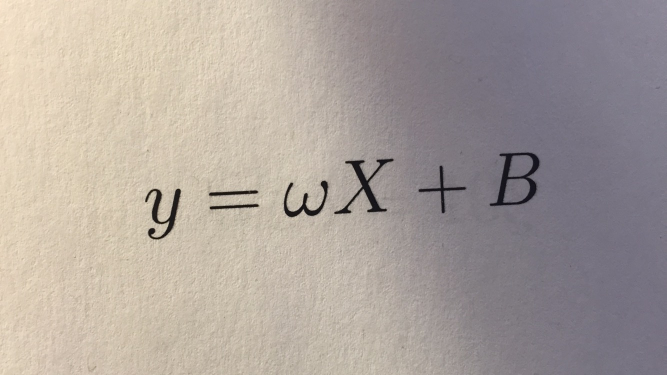
//> input picture equation-samples/eq1_hr.jpg, 1333 x 750 px (shown at 1/2 size)
$ ./main ../equation-samples/eq1_hr.jpg out.png   (built with g++ and OpenCV 4)
//> lines starting //> are read from the running program, lines starting //| are printed output that depends on the picture; after the words box and inside, x2 and y2 are one past the last pixel; in counts of white or black regions, pixels touching at a corner belong together
### src/utils.hpp
#ifndef UTILS_H
#define UTILS_H

#include <opencv2/imgproc/imgproc.hpp>
#include <vector>
using namespace std;
using namespace cv;

struct sparse_entry{
    int i, j;
};

typedef vector<vector<sparse_entry>> sparse_image;

sparse_image to_sparse(Mat &labels, int nLabels);

#endif

### src/recognize.hpp
#ifndef RECOGNIZE_HPP
#define RECOGNIZE_HPP

#include <opencv2/core.hpp>
#include <opencv2/imgproc.hpp>
#include <opencv2/objdetect.hpp>
#include <opencv2/highgui.hpp>
#include <dirent.h>
#include <fstream>

using namespace cv;
using namespace std;

struct datamap{
    vector<Mat> features;
    vector<string> labels;

    datamap(vector <Mat> f, vector<string> l): features(f), labels(l){}
    int size(){ return features.size(); }


};


int nearest_neighbour(vector<Mat> data, Mat query);
Mat hu_moments(Mat img);
datamap read_data(string name);
string recognize(Mat img);
#endif

### src/component.hpp
#ifndef _COMPONENT_HPP
#define _COMPONENT_HPP

#include <opencv2/imgproc/imgproc.hpp>
#include <iostream>
using namespace cv;
using namespace std;

struct component{
    Mat image;
    Rect bounding_box;
    Point2f centroid;
    string label;

    component(Rect bounding_box, Point2f centroid):
        bounding_box(bounding_box), centroid(centroid){
            Size s = Size(bounding_box.width, bounding_box.height);
            //Size s = Size(bounding_box.height, bounding_box.width);
            image = Mat::zeros(s, CV_8UC1);
    }

    void set(int i, int j, int val){
        /*
        if ( !(bounding_box.x ==0 and bounding_box.y == 0))
            cout<<i<<","<<j<<"->"<<i-bounding_box.x<<","<<j-bounding_box.y<<endl;
            */
        i -= bounding_box.y;
        j -= bounding_box.x;
        image.at<unsigned char>(i, j) = val;
    }

    ~component(){
    }
};

#endif

### src/imgproc.hpp
#ifndef IMGPROC_H
#define IMGPROC_H

#include <opencv2/highgui/highgui.hpp>
#include <opencv2/imgproc/imgproc.hpp>
#include "component.hpp"
using namespace cv;
using namespace std;


enum lighting_type {
    UNIFORM_LIGHTING,
    NON_UNIFORM_LIGHTING
};


void binarize(Mat &img);
void skew_correct(Mat &img);
vector<component> segment(Mat &img);

#endif

### src/imgproc.cpp
#include "imgproc.hpp"
#include "utils.hpp"
#include <vector>
#include<iostream>
#include <cstdio>
#include <cstdlib>
#include "component.hpp"

vector<Rect> recursive_rect_resolve(Mat edgemap){
    int nLabels, prev_nLabels;
    Mat labels(edgemap.size(), CV_32S), stats, centroids;
    nLabels = connectedComponentsWithStats(edgemap, labels, stats, centroids);
    cout<<"found labels: "<<nLabels<<endl;
    do{
        prev_nLabels = nLabels;
        for(int i=1; i<nLabels; i++){
            int x, y, w, h;
            x = stats.at<int>(i, CC_STAT_LEFT);
            y = stats.at<int>(i, CC_STAT_TOP);
            w = stats.at<int>(i, CC_STAT_WIDTH);
            h= stats.at<int>(i, CC_STAT_HEIGHT);

            Rect roi = Rect(x, y, w, h);
            edgemap(roi) = Scalar(255);
        }
        nLabels = connectedComponentsWithStats(edgemap, labels, stats, centroids);
    }while(nLabels < prev_nLabels);

    vector<Rect> result;
    for(int i=1; i<nLabels; i++){
        int x, y, w, h;
        x = stats.at<int>(i, CC_STAT_LEFT);
        y = stats.at<int>(i, CC_STAT_TOP);
        w = stats.at<int>(i, CC_STAT_WIDTH);
        h= stats.at<int>(i, CC_STAT_HEIGHT);

        Rect roi = Rect(x, y, w, h);
        result.push_back(roi);

    }
    return result;
}

void rotateImage(Mat &src, double rho, double theta){
    auto y = [&](double x){
        return (rho - x*cos(theta))/sin(theta);
    };

    Point a,  b;
    a = Point(0, y(0));
    b = Point(src.cols, y(src.cols));
    clipLine(src.size(), a, b);
    Point center = (a + b)/2;
    //center = Point(0, 0);
    //center = Point(src.cols/2, src.rows/2);
    Mat R = getRotationMatrix2D(center, -(CV_PI/2.0-theta)*(180.0/CV_PI), 1);
    warpAffine(src, src, R, src.size(),
            INTER_LINEAR, BORDER_CONSTANT, Scalar(255, 255, 255));
}

Point2f rotation_params(Mat &img, double dr, double dt){
    /* Using equation x*cos(t) + y*sin(t) = r */
    auto norm = [](double x, double y){
        return sqrt(x*x + y*y);
    };

    double r_max = norm(img.cols, img.rows);

    vector<Point2i> foreground;
    for(int x=0; x<img.cols; x++){
        for(int y=0; y<img.rows; y++){
            if(img.at<unsigned char>(y, x)!=0){
                foreground.push_back(Point2i(x, y));
            }
        }
    }

    Mat result;
    cvtColor(img, result, CV_GRAY2BGR);

    int r_max_i = (int)((r_max/dr)+1);
    int t_max_i = (int)((CV_PI/dt)+1);

    Size rt_size = Size(t_max_i, r_max_i);
    Mat count(rt_size, CV_32S);
    count = Scalar::all(0);
    for(int i=0; i<r_max_i; i++){
        for(int j=0; j<t_max_i; j++){
            assert(count.at<int>(i, j) == 0);
        }
    }
    for(double t=0; t < CV_PI; t += dt){
        for(auto p: foreground){
            int x, y;
            x = p.x, y = p.y;
            //cout<<"In (x,y,t): "<<x<<","<<y<<","<<","<<t<<endl;
            auto r = [=](double x, double y, double t){
                return (int)(x*cos(t) + y*sin(t));
            };

            int ri = (int)(r(x, y, t)/dr), ti = (int)(t/dt);

            if(ri > 0 and ri < (int)(r_max+1) and ti < 180){
                count.at<int>(ri, ti) += 1;
                int val = count.at<int>(ri, ti);
                if ( val > 100000){
                    cout<<ri<<","<<ti<<":";
                    cout<<val<<endl;
                }
            }

            else{
                //cout<<"What the fuck! - ";
                //cout<<ri<<","<<ti<<endl;
            }
        }
    }
    typedef pair<int, pair<int, int>> drt_struct;
    vector<drt_struct> S;
    for(double t=0; t < CV_PI; t += dt){
        for(double r=0; r < r_max; r += dr){
            int ti, ri;
            ti = (int)(t/dt), ri = (int)(r/dr);

            int val = count.at<int>(ri, ti);
            if ( val > 1){
                auto drt = make_pair(val, make_pair(ri, ti));
                S.push_back(drt);
            }
        }
    }

    sort(S.rbegin(), S.rend());
    int mSize = min((int)S.size(), 20);
    S.resize(mSize);


    /* Divide into bins of 10 degrees */
    vector<int> bin(180/10, 0);
    int max_bin = 0;
    for(auto e: S){
        int b = (int)(e.second.second/10);
        bin[b] += 1;
        if ( bin[b] > bin[max_bin])
            max_bin = b;
    }

    double sum_theta = 0;
    double sum_rho = 0;
    int ntheta = 0;
    for(auto e: S){
        int b = (int)(e.second.second/10);
        if ( b == max_bin){
            sum_theta += e.second.second;
            sum_rho += e.second.first;
            ntheta += 1;
        }
    }

    double mean_theta = sum_theta*dt/(double)(ntheta);
    double mean_rho = sum_rho*dr/(double)(ntheta);
    //drawLine(result, mean_rho, mean_theta, Scalar(0, 0, 255));
    rotateImage(img, mean_rho, mean_theta);
    /*
    imshow("output", result);
    waitKey(0);
    */
    return Point2f(mean_rho, mean_theta);


}

void binarize(Mat &src){
    /*
     * Binarizes an image according to lighting provided.
     * Does operations in place, modifies the img matrix passed.
     */

    Mat img;
    src.copyTo(img);
    cvtColor(img, img, CV_BGR2GRAY);
    Mat edgemap;
    img.copyTo(edgemap);
    GaussianBlur(edgemap, edgemap, Size(3, 3), 1, 1);
    Canny(edgemap, edgemap, 30, 120, 3);
    Mat result(img.size(), img.type());
    Mat bboxes(edgemap.size(), CV_8UC3);
    cvtColor(edgemap, bboxes, CV_GRAY2BGR);

    result.setTo(255);

    vector<Rect> boundaries;
    boundaries = recursive_rect_resolve(edgemap);

    for(auto roi: boundaries){
        rectangle(bboxes, roi, Scalar(0, 0, 255), 3, 8);
        Mat subimg = img(roi);
        Scalar mean, std_dev;
        meanStdDev(subimg, mean, std_dev);
        if (std_dev[0] > 25 ){
            threshold(subimg, subimg, 127, 255, CV_THRESH_OTSU);
        }
        else{
            subimg = Scalar(255);
        }
        subimg.copyTo(result(roi));
    }
    /*

    imshow("output", bboxes);
    waitKey(0);
    */
    result.copyTo(img);
    img.copyTo(src);
}

void skew_correct(Mat &img){
    Mat edgemap;
    img.copyTo(edgemap);
    //cvtColor(edgemap, edgemap, CV_BGR2GRAY);
    GaussianBlur(edgemap, edgemap, Size(3, 3), 1, 1);
    Canny(edgemap, edgemap, 100, 2*100, 3);
    Point2f rt = rotation_params(edgemap, 1, CV_PI/180.0);
    rotateImage(img, rt.x, rt.y);
    threshold(img, img, 127, 255, CV_THRESH_OTSU);
}

vector<component> segment(Mat &img){
    /*
     * Expects a binary image. Only 0/255.
     * To be done post skew correction.
     * Segments out symbols, hopefully.
     */

    /* Invert the image. OpenCV CCA assumes black background. */
    img = 255 - img;

    Mat labels(img.size(), CV_32S), stats, centroids;
    int nLabels;
    nLabels = connectedComponentsWithStats(img, labels,
            stats, centroids);


    srand(time(NULL));
    vector<Vec3b> colors;
    for(int i=0; i<nLabels; i++){
        Vec3b v = Vec3b(rand()%255, rand()%255, rand()%255);
        colors.push_back(v);
    }

    Mat labelled(img.size(), CV_8UC3);

    vector<component> components;
    for(int i=1; i<nLabels; i++){
        int x, y, w, h, xc, yc;

        x = stats.at<int>(i, CC_STAT_LEFT);
        y = stats.at<int>(i, CC_STAT_TOP);
        w = stats.at<int>(i, CC_STAT_WIDTH);
        h = stats.at<int>(i, CC_STAT_HEIGHT);

        Rect bounding_box = Rect(x, y, w, h);

        xc = centroids.at<int>(i, 0);
        yc = centroids.at<int>(i, 1);

        Point2f centroid = Point2f(xc, yc);
        component c = component(bounding_box, centroid);
        components.push_back(c);

    }
    for(int i=0; i<img.rows; i++){
        for(int j=0; j<img.cols; j++){
            int label = labels.at<int>(i, j);
            if(label){
                labelled.at<Vec3b>(i, j) = colors[label];
                components[label-1].set(i, j, img.at<unsigned char>(i, j));
            }
        }
    }

    return components;
}

### src/main.cpp
#include <opencv2/highgui/highgui.hpp>
#include <opencv2/imgproc/imgproc.hpp>
#include "imgproc.hpp"

#include <iostream>
#include <cstdio>
#include <string>
#include "component.hpp"
#include "recognize.hpp"

using namespace std;
using namespace cv;

/*
 * Usage: <executable name> <input file> <output_file>
 * Input file should be any standard image file readable using opencv
 * imread, and outfile should be a .tex file containing just the
 * equation.
 */

string process(Mat &img){
    string result;
    vector<component> components;

    binarize(img);
    //cvtColor(img, img, CV_BGR2GRAY);
    //threshold(img, img, 127, 255, CV_THRESH_OTSU);
    skew_correct(img);
    components = segment(img);

    recognizer R("labels.txt");

    for(auto &c : components){
        cout<<c.image.size()<<endl;
        c.label = R.recognize(255-c.image);
        cout<<"Label: "<<c.label<<endl;
        imshow("output", 255-c.image);
        waitKey(0);
    }

    //result = assemble(components);
    return result;
}

int main(int argc, char *argv[]){
    if (argc < 3){
        fprintf(stderr, "Usage: %s <input_image> <output_file>\n",
                    argv[0]);
        return -1;
    }

    char *input_image_file, *output_tex_file;
    input_image_file = argv[1];
    output_tex_file = argv[2];

    // Read Image
    Mat img;
    img = imread(input_image_file, CV_LOAD_IMAGE_COLOR);
//> img is the input picture: 750 rows x 1333 cols, CV_8UC3; mean B, G, R 155.9, 161.7, 171.3

    if (!img.data){
        fprintf(stderr, "Error opening image file.\n");
        fprintf(stderr, "Usage: %s <input_image> <output_file>\n",
                    argv[0]);
        return -1;

    }

    namedWindow("output", CV_WINDOW_NORMAL);

    string equation_tex = process(img);
//> in recursive_rect_resolve, `nLabels = connectedComponentsWithStats(edgemap, labels, stats, centroi..`: nLabels = 134; stats = 134 rows, first 6: [0, 0, 1333, 750, 989730], [578, 20, 9, 16, 48], [354, 40, 24, 16, 75], [503, 72, 13, 23, 40], [403, 86, 4, 3, 10], [119, 99, 7, 15, 35]; centroids = 134 pairs, first value 45.27 to 1040.5, second value 28.21 to 745.3
//| found labels: 134
//> the loop in recursive_rect_resolve, `do` made 4 passes
//> (prev_nLabels, nLabels) on passes 1 to 4: (134, 103), (103, 98), (98, 97), (97, 97)
//> pass 1, in recursive_rect_resolve, `nLabels = connectedComponentsWithStats(edgemap, labels, stats, centroi..`:
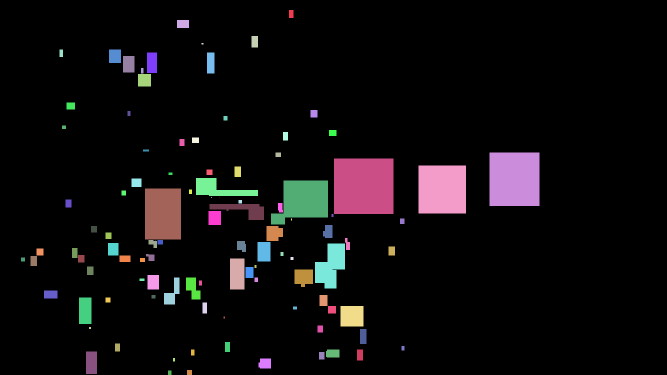
//> labels: 750 rows x 1333 cols, CV_32SC1 (shown at 1/2 size); 103 distinct labels, from 0 to 102; one colour per label, 0 black
//> after the loop in recursive_rect_resolve, `do`:
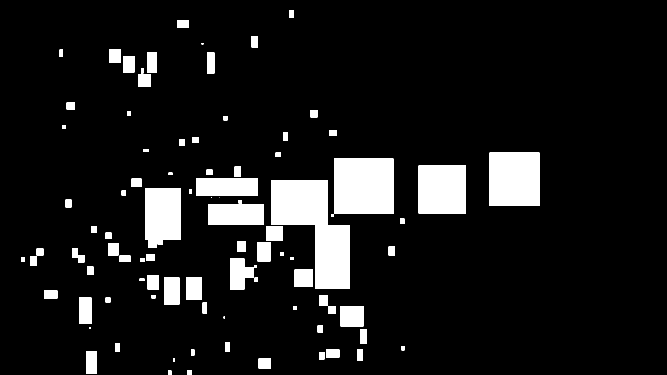
//> edgemap: 750 rows x 1333 cols, CV_8UC1 (shown at 1/2 size); 9.7% white; 96 white regions (5 under 20 px), largest, box (x1, y1, x2, y2) and area: (668, 317, 787, 428) 13209, (979, 305, 1079, 412) 10700, (542, 361, 656, 449) 10032
//> after the loop in recursive_rect_resolve, `do`:
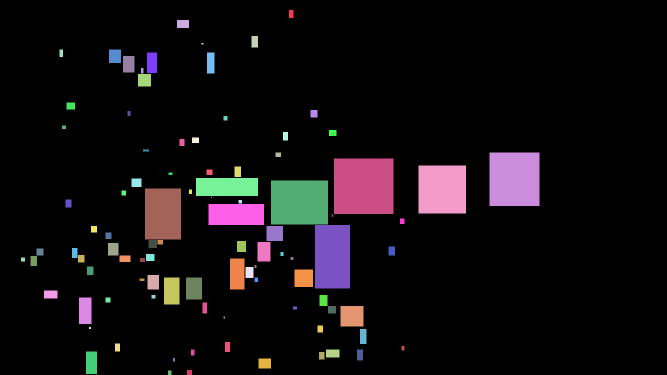
//> labels: 750 rows x 1333 cols, CV_32SC1 (shown at 1/2 size); 97 distinct labels, from 0 to 96; one colour per label, 0 black
//> the loop in recursive_rect_resolve, `for(int i=1; i<nLabels; i++)` made 96 passes
//> (x, y, w, h) on passes 1 to 8: (578, 20, 9, 16), (354, 40, 24, 16), (503, 72, 13, 23), (403, 86, 4, 3), (119, 99, 7, 15), (218, 99, 24, 27), (294, 105, 20, 41), (414, 105, 15, 42)
//> after the loop in recursive_rect_resolve, `for(int i=1; i<nLabels; i++)`: result = 96 Rects (x, y, width, height), first 8: [578, 20, 9, 16], [354, 40, 24, 16], [503, 72, 13, 23], [403, 86, 4, 3], [119, 99, 7, 15], [218, 99, 24, 27], [294, 105, 20, 41], [414, 105, 15, 42]
//> in binarize, `boundaries = recursive_rect_resolve(edgemap);`: boundaries has the same summary as result in recursive_rect_resolve
//> the loop in binarize, `for(auto roi: boundaries)` made 96 passes
//> (roi, mean, std_dev) on passes 1 to 8: (Rect(578, 20, 9, 16), Scalar(184.2), Scalar(9.51)), (Rect(354, 40, 24, 16), Scalar(205), Scalar(7.49)), (Rect(503, 72, 13, 23), Scalar(203.6), Scalar(8.34)), (Rect(403, 86, 4, 3), Scalar(188.3), Scalar(13.37)), (Rect(119, 99, 7, 15), Scalar(212.8), Scalar(9.05)), (Rect(218, 99, 24, 27), Scalar(212.3), Scalar(8.44)), (Rect(294, 105, 20, 41), Scalar(208.3), Scalar(8.4)), (Rect(414, 105, 15, 42), Scalar(206.7), Scalar(7.9))
//> after the loop in binarize, `for(auto roi: boundaries)`:
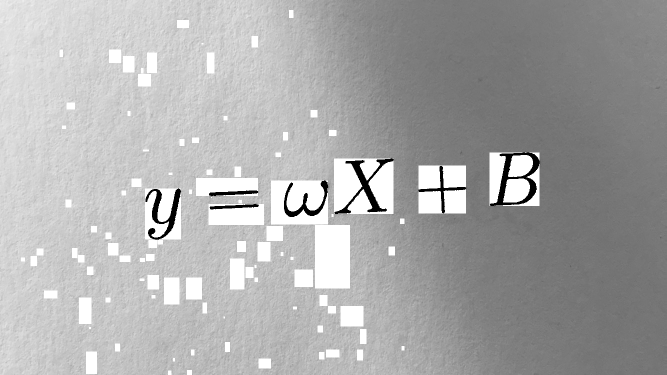
//> img: 750 rows x 1333 cols, CV_8UC1 (shown at 1/2 size); min 0, max 255, mean 170.5
//> after the loop in binarize, `for(auto roi: boundaries)`:
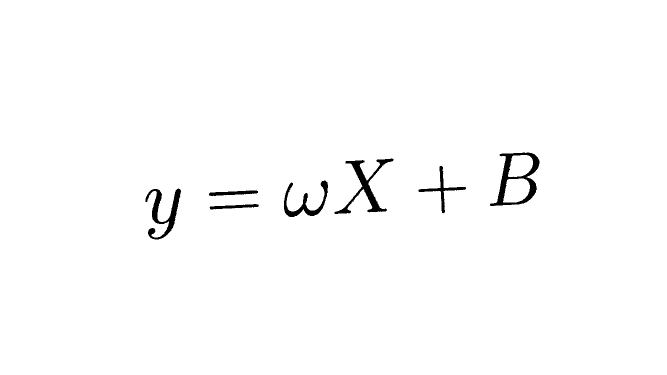
//> result: 750 rows x 1333 cols, CV_8UC1 (shown at 1/2 size); 98.8% white; 7 black regions, largest, box (x1, y1, x2, y2) and area: (980, 305, 1079, 412) 3071, (669, 317, 787, 428) 2681, (291, 377, 362, 479) 2242
//> after the loop in rotation_params, `for(int x=0; x<img.cols; x++)`: foreground = 3316 Points (x, y), first 12: [290, 399], [290, 400], [290, 401], [291, 395], [291, 396], [291, 397], [291, 398], [291, 402], [291, 403], [292, 393], [292, 394], [292, 403]
//> after the loop in rotation_params, `for(double t=0; t < CV_PI; t += dt)`:
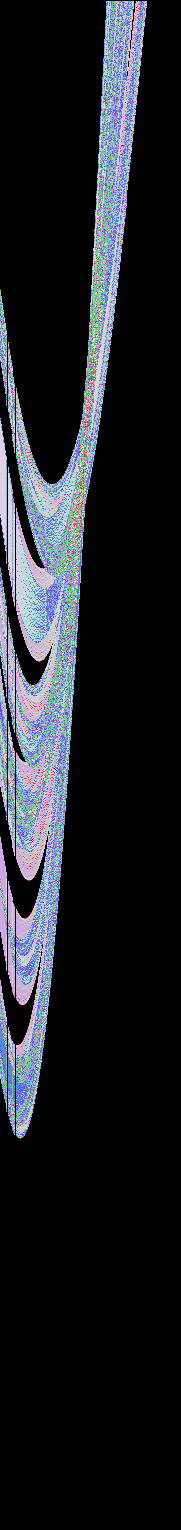
//> count: 1530 rows x 181 cols, CV_32SC1; 88 distinct labels, from 0 to 124; one colour per label, 0 black
//> after the loop in rotation_params, `for(double t=0; t < CV_PI; t += dt)`: S = 51179 items
//> in rotation_params, `int mSize = min((int)S.size(), 20);`: mSize = 20
//> in rotation_params, `S.resize(mSize);`: S = 20 items
//> the loop in rotation_params, `for(auto e: S)` made 20 passes
//> (b, max_bin) on pass 1: (8, 8)
//> after the loop in rotation_params, `for(auto e: S)`: max_bin = 8
//> the loop in rotation_params, `for(auto e: S)` made 20 passes
//> (b, sum_theta, sum_rho) on passes 1, 2, 3, 4, 5, 6, 8, 10: (8, 87, 461), (8, 174, 900), (8, 261, 1333), (8, 347, 1774), (8, 434, 2186), (8, 522, 2591), (8, 609, 2996), (8, 698, 3393)
//> after the loop in rotation_params, `for(auto e: S)`: sum_theta = 1487; sum_rho = 7145; ntheta = 17
//> in rotation_params, `double mean_theta = sum_theta*dt/(double)(ntheta);`: mean_theta = 1.53
//> in rotation_params, `double mean_rho = sum_rho*dr/(double)(ntheta);`: mean_rho = 420.3
//> in rotateImage, `a = Point(0, y(0));`: a = Point(0, 420)
//> in rotateImage, `b = Point(src.cols, y(src.cols));`: b = Point(1333, 361)
//> in rotateImage, `clipLine(src.size(), a, b);`: b = Point(1332, 361)
//> in rotateImage, `Point center = (a + b)/2;`: center = Point(666, 390)
//> in rotateImage, `Mat R = getRotationMatrix2D(center, -(CV_PI/2.0-theta)*(180.0/CV_PI), ..`: R = [[0.999, -0.0441, 17.86], [0.0441, 0.999, -29.01]]
//> in skew_correct, `Point2f rt = rotation_params(edgemap, 1, CV_PI/180.0);`: rt = Point(420.3, 1.53)
//> in segment, `img = 255 - img;`:
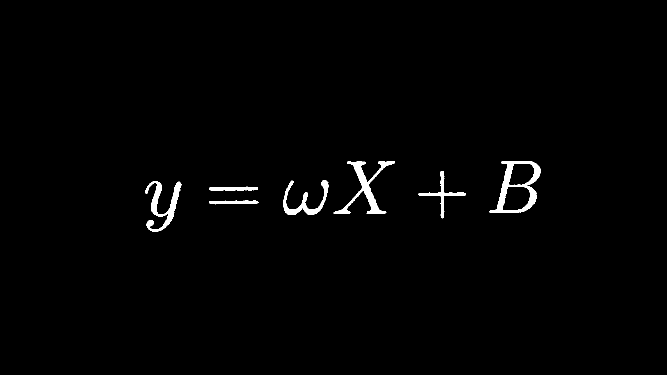
//> img: 750 rows x 1333 cols, CV_8UC1 (shown at 1/2 size); 1.2% white; 7 white regions, largest, box (x1, y1, x2, y2) and area: (979, 322, 1082, 426) 3088, (667, 322, 790, 428) 2697, (291, 362, 363, 464) 2254
//> in segment, `nLabels = connectedComponentsWithStats(img, labels, stats, centroids);`: nLabels = 8; stats = [[0, 0, 1333, 750, 987703], [667, 322, 123, 106, 2697], [979, 322, 103, 104, 3088], [837, 342, 95, 95, 1080], [567, 360, 90, 70, 1711], [291, 362, 72, 102, 2254], [418, 373, 98, 9, 653], [418, 401, 99, 8, 564]]; centroids = [[665.6, 374.3], [730.9, 375.1], [1034.6, 373.8], [884.5, 387.9], [610.2, 402.7], [325.9, 409.4], [465.9, 376.9], [466.8, 404.2]]
//> the loop in segment, `for(int i=0; i<nLabels; i++)` made 8 passes
//> the loop in segment, `for(int i=1; i<nLabels; i++)` made 7 passes
//> (x, y, w, h, xc, yc, centroid) on passes 1 to 6: (667, 322, 123, 106, -783509051, 1082578827, Point(-783509056, 1.08e+09)), (979, 322, 103, 104, -1335222994, 1083189883, Point(-1.34e+09, 1.08e+09)), (837, 342, 95, 95, 795364314, 1082893217, Point(795364288, 1.08e+09)), (567, 360, 90, 70, 1940391420, 1082331509, Point(1.94e+09, 1.08e+09)), (291, 362, 72, 102, -983231200, 1081367981, Point(-983231232, 1.08e+09)), (418, 373, 98, 9, 1585125755, 1081941771, Point(1.59e+09, 1.08e+09))
//> in process, `components = segment(img);`: components = 7 items
//> (the run ends here: the program needs code that is not available in this run, at `recognizer R("labels.txt");`)
